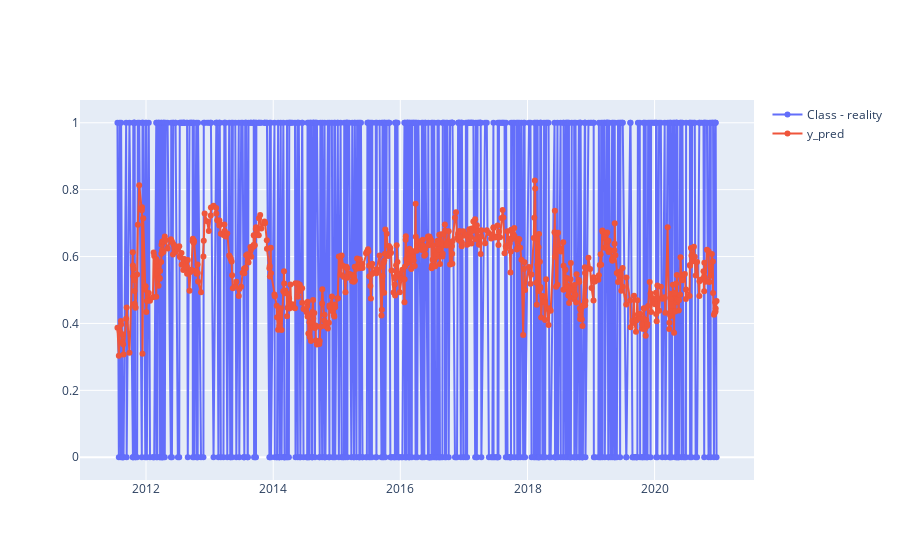

Notebook cell for this chart:
### Code cell
import plotly.graph_objects as go

# Create traces
fig = go.Figure()
fig.add_trace(go.Scatter(x=df_y_test.index, y=df_y_test['Class'],
                    mode='lines+markers',
                    name='Class - reality'))
fig.add_trace(go.Scatter(x=df_y_test.index, y=df_y_test['y_pred_prob'],
                    mode='lines+markers',
                    name='y_pred'))
fig.show()

### Figure 1 — Plotly figure (JSON) as saved in the notebook; plotly's stock layout.template omitted (floating-point values rounded to 4 significant figures; data arrays with more than 128 entries replaced by an {"elided": "..."} marker saying what was removed)
{"data": [{"mode": "lines+markers", "name": "Class - reality", "type": "scatter", "x": {"elided": "681 str values"}, "y": {"elided": "681 int values"}}, {"mode": "lines+markers", "name": "y_pred", "type": "scatter", "x": {"elided": "681 str values"}, "y": {"elided": "681 float values"}}], "layout": {}}
